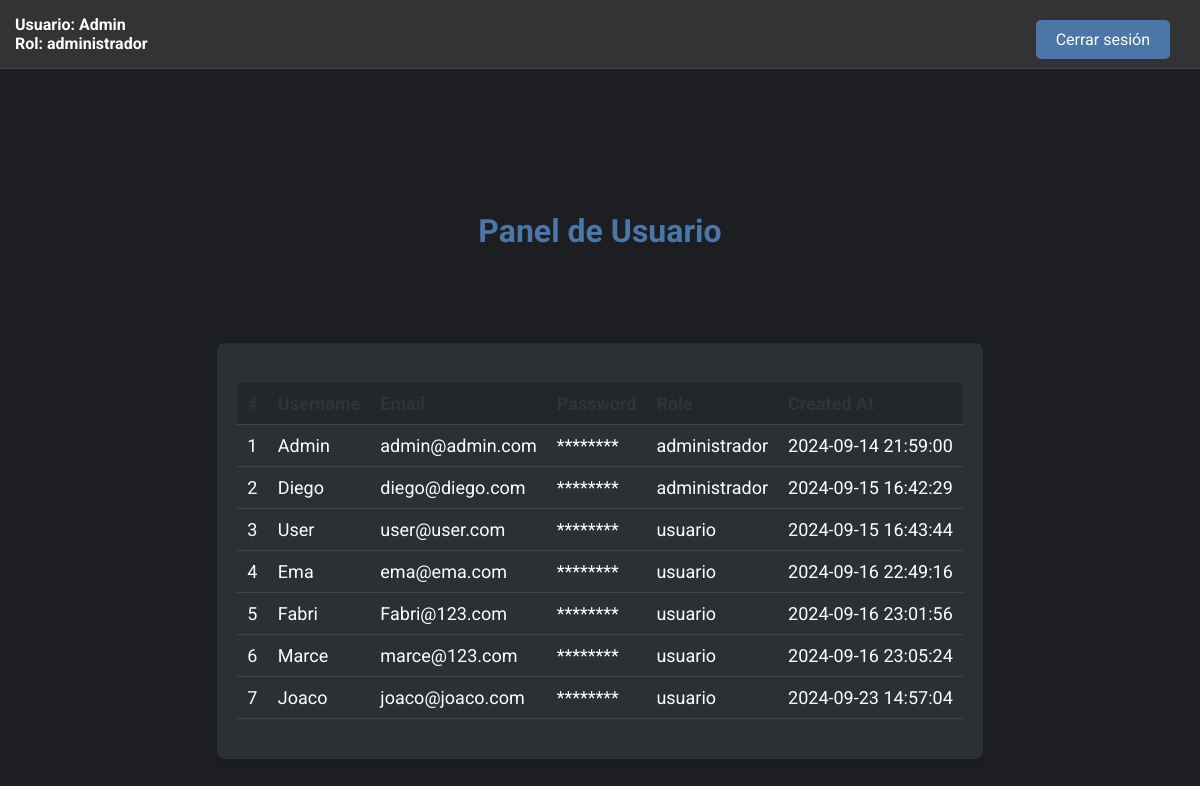
The page /dashboard.php (signed in) on the database as committed earlier.
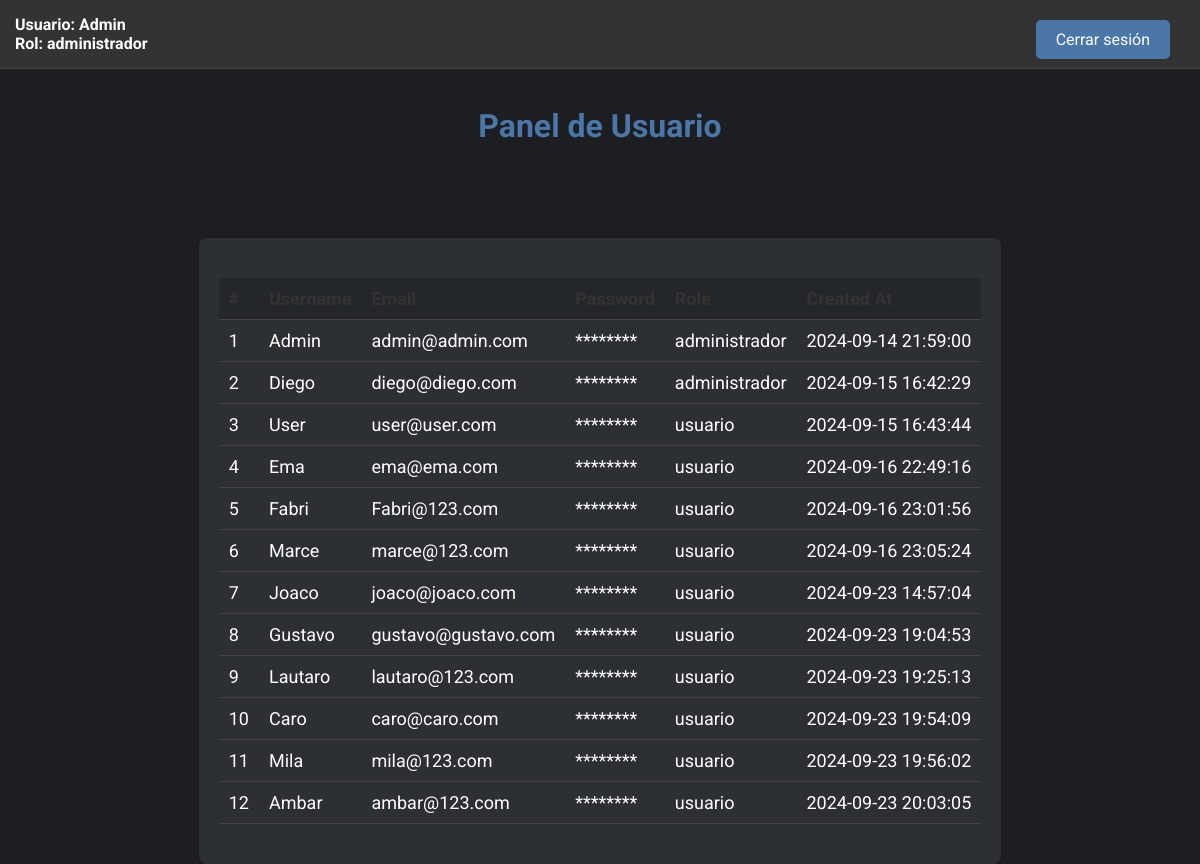
The same page on the database as committed later.
### tables this page shows
CREATE TABLE `users` (
  `id` int(11) NOT NULL,
  `username` varchar(50) NOT NULL,
  `email` varchar(100) NOT NULL,
  `password` varchar(255) NOT NULL,
  `role` enum('usuario','administrador') DEFAULT 'usuario',
  `created_at` timestamp NOT NULL DEFAULT current_timestamp(),
  `is_active` tinyint(1) DEFAULT 1,
  `failed_attempts` int(11) DEFAULT 0,
  `last_attempt` timestamp NULL DEFAULT NULL,
  `security_question_1` varchar(255) DEFAULT NULL,
  `security_question_2` varchar(255) DEFAULT NULL,
  `security_question_3` varchar(255) DEFAULT NULL
);

### dashboard.php (the view, shortened to what this page needs)
<?php
$isAdmin = $_SESSION['role'] === 'administrador';
$isUser = $_SESSION['role'] === 'usuario';
?>
<!DOCTYPE html>
<html lang="es">
<head>
    <link rel="stylesheet" href="styles.css">
</head>
<body>
    <div class="header">
        <div class="user-info">
            Usuario: <?php echo htmlspecialchars($_SESSION['username']); ?><br>
            Rol: <?php echo htmlspecialchars($_SESSION['role']); ?>
        </div>
        <div class="buttons">
            <a href="logout.php">Cerrar sesión</a>
        </div>
    </div>
    <div class="container">
        <div class="content">
            <h1>Panel de Usuario</h1>
            <div class="table-container">
                <table>
                    <thead>
                        <tr>
                            <?php if ($isAdmin): ?>
                                <th>#</th>
                                <th>Username</th>
                                <th>Email</th>
                                <th>Password</th>
                                <th>Role</th>
                                <th>Created At</th>
                            <?php elseif ($isUser): ?>
                                <th>#</th>
                                <th>Email</th>
                                <th>Password</th>
                            <?php endif; ?>
                        </tr>
                    </thead>
                    <tbody>
                        <?php
                        include 'db.php';
                        try {
                            if ($isAdmin) {
                                $stmt = $pdo->query("SELECT id, username, email, password, role, created_at FROM users");
                            } elseif ($isUser) {
                                $stmt = $pdo->query("SELECT id, email, password FROM users");
                            }
                            while ($row = $stmt->fetch(PDO::FETCH_ASSOC)) {
                                echo '<tr>';
                                echo '<td>' . htmlspecialchars($row['id']) . '</td>';
                                if ($isAdmin) {
                                    echo '<td>' . htmlspecialchars($row['username']) . '</td>';
                                }
                                echo '<td>' . htmlspecialchars($row['email']) . '</td>';
                                echo '<td>********</td>';
                                if ($isAdmin) {
                                    echo '<td>' . htmlspecialchars($row['role']) . '</td>';
                                    echo '<td>' . htmlspecialchars($row['created_at']) . '</td>';
                                }
                                echo '</tr>';
                            }
                        } catch (PDOException $e) {
                            echo 'Error: ' . $e->getMessage();
                        }
                        ?>
                    </tbody>
                </table>
            </div>
        </div>
    </div>
</body>
</html>

Rows that differ between the two databases and show on the page:
added users: id "8", username "Gustavo", email "gustavo@gustavo.com", role "usuario", created_at "2024-09-23 19:04:53"
added users: id "9", username "Lautaro", email "lautaro@123.com", role "usuario", created_at "2024-09-23 19:25:13"
added users: id "10", username "Caro", email "caro@caro.com", role "usuario", created_at "2024-09-23 19:54:09"
added users: id "11", username "Mila", email "mila@123.com", role "usuario", created_at "2024-09-23 19:56:02"
added users: id "12", username "Ambar", email "ambar@123.com", role "usuario", created_at "2024-09-23 20:03:05"
